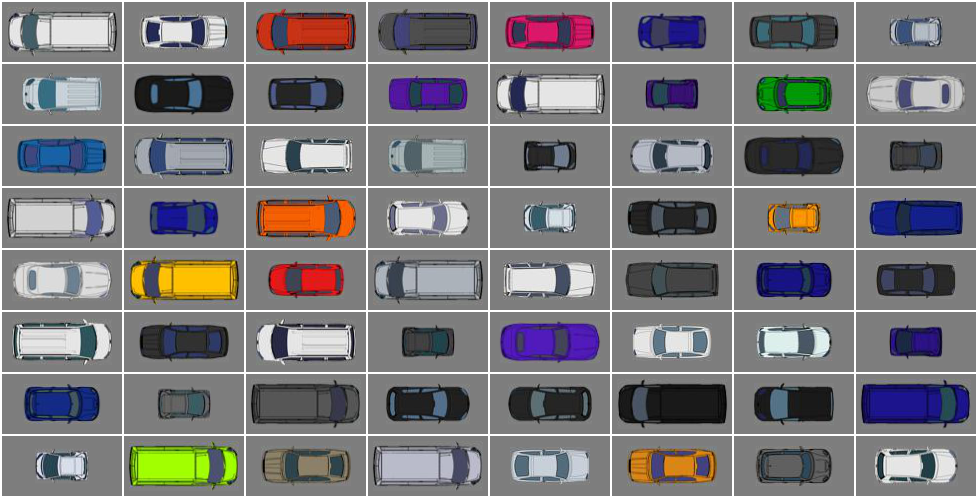
#> input picture figs/artificial_cars_munit.png, 978 x 498 px
$ python grabcut_segmentation.py figs
#> lines starting #> are read from the running program, lines starting #| are printed output that depends on the picture
import os
import argparse

import cv2
import numpy as np
from scipy import ndimage


def mouse_events(event, x, y, flags, param=None):
    global mousepressed, markers, curr, prev, display, delete, img, \
        set_foreground, fb_ground, set_background

    if event == cv2.EVENT_LBUTTONDOWN:
        mousepressed = not mousepressed
        if not mousepressed:
            prev = None

    elif event == cv2.EVENT_MOUSEMOVE and mousepressed:
        if delete:
            cv2.circle(markers, (x, y), 10, 0, -1)
            cv2.circle(fb_ground, (x, y), 10, 0, -1)
        else:
            if set_foreground:
                cv2.circle(fb_ground, (x, y), 10, 1, -1)
            elif set_background:
                cv2.circle(fb_ground, (x, y), 10, 2, -1)
            else:
                curr = (x, y)
                if curr != prev and curr and prev:
                    cv2.line(markers, curr, prev, 255)
                prev = curr

        display = img.copy()

        display[markers == 255] = (0, 255, 0)
        display[fb_ground == 1] = (255, 0, 0)
        display[fb_ground == 2] = (0, 0, 255)

        if delete:
            cv2.putText(display, 'Delete On', (5, 15),
                        cv2.FONT_HERSHEY_SIMPLEX, 0.5, (0, 255, 0), 2)
        elif set_background:
            cv2.putText(display, 'Background On', (5, 15),
                        cv2.FONT_HERSHEY_SIMPLEX, 0.5, (0, 255, 0), 2)
        elif set_foreground:
            cv2.putText(display, 'Foreground On', (5, 15),
                        cv2.FONT_HERSHEY_SIMPLEX, 0.5, (0, 255, 0), 2)


parser = argparse.ArgumentParser()
parser.add_argument("folder", help="folder path")
args = parser.parse_args()

train_folder = args.folder
masks_folder = train_folder + "_mask"
os.makedirs(masks_folder, exist_ok=True)

train_images = os.listdir(train_folder)
masks_images = os.listdir(masks_folder)


for img_name in train_images:
    if img_name in masks_images:
        continue

    curr, prev = None, None
    mousepressed = False
    set_foreground, set_background = False, False
    next_image = False
    delete = False

    print('Image name: ' + img_name)
    img_path = os.path.join(train_folder, img_name)
    img_original = cv2.imread(img_path, 1)
#> img_original is the input picture: shape (498, 978, 3); mean B, G, R 125, 122.6, 123.8
    img = cv2.resize(img_original, (512, 224))
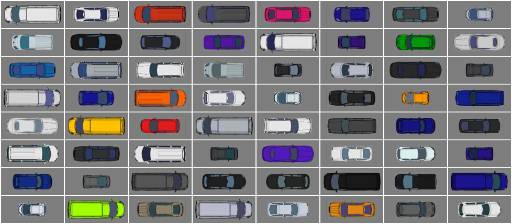
#> img: shape (224, 512, 3); mean B, G, R 125, 122.6, 123.8
    # img = cv2.medianBlur(img, 5)
    r, c = img.shape[:2]
#> r = 224; c = 512

    markers = np.zeros([r, c], dtype=np.uint8)
    fb_ground = np.zeros([r, c], dtype=np.uint8)
    result = np.zeros(img.shape, dtype=np.uint8)
    display = img.copy()
    filter_ = None

    cv2.namedWindow("original")
    cv2.namedWindow('result')
    cv2.setMouseCallback('original', mouse_events)

    while(True):
        cv2.imshow('original', display)
        cv2.imshow('result', result)

        key = cv2.waitKey(20) & 0xff
#> (key Esc is pressed here)
        if key == 27:  # esc
            break

        elif key == 68 or key == 100:  # D / d
            # delete
            delete = not delete
            set_background = False
            set_foreground = False
            mousepressed = False
        elif key == 83 or key == 115:  # S / s
            # segment mask
            mousepressed = False
            set_background = False
            set_foreground = False
            delete = False

            # To lazy to use cv2.findContours
            floodFill = ndimage.binary_fill_holes(markers).astype(np.uint8)
            floodFill[floodFill == 0] = cv2.GC_BGD
            floodFill[floodFill == 1] = cv2.GC_PR_FGD
            floodFill[fb_ground == 1] = cv2.GC_FGD
            floodFill[fb_ground == 2] = cv2.GC_BGD

            cv2.grabCut(img, floodFill, None, None,
                        None, 1, cv2.GC_INIT_WITH_MASK)

            filter_ = np.where((floodFill == 2) | (
                floodFill == 0), 0, 1).astype(np.uint8)
            result = img * filter_[:, :, np.newaxis]
            result[filter_ == 0] = (255, 0, 0)

        elif key == 66 or key == 98:  # b / B
            # set background
            set_background = not set_background
            delete = False
            set_foreground = False
            mousepressed = False

        elif key == 70 or key == 102:  # f / F
            # set foreground
            set_foreground = not set_foreground
            delete = False
            set_background = False
            mousepressed = False

    cv2.destroyAllWindows()
    if not next_image:
#> (the run stopped early here; a loop or call above may not have finished)

$ run again, on figs/artificial_cars_munit_white.png
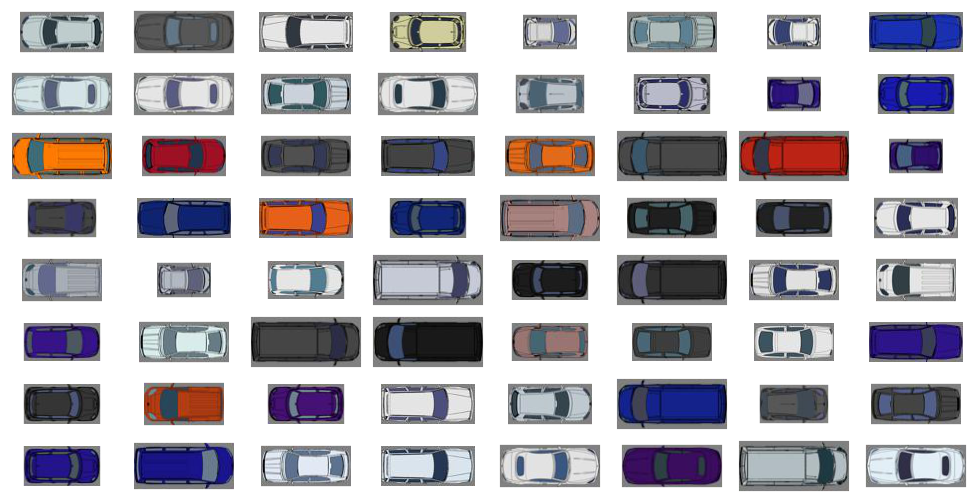
#> input picture figs/artificial_cars_munit_white.png, 978 x 498 px
#> img_original is the input picture: shape (498, 978, 3); mean B, G, R 188.6, 182.7, 185.2
#> `img = cv2.resize(img_original, (512, 224))`:
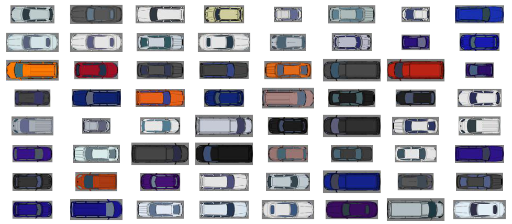
#> img: shape (224, 512, 3); mean B, G, R 188.6, 182.6, 185.1

$ run again, on figs/best_fid_cars.png
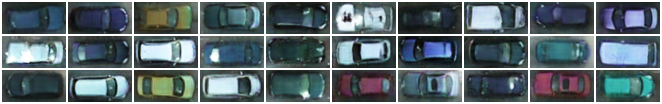
#> input picture figs/best_fid_cars.png, 662 x 104 px
#> img_original is the input picture: shape (104, 662, 3); mean B, G, R 111.6, 107, 93.6
#> `img = cv2.resize(img_original, (512, 224))`:
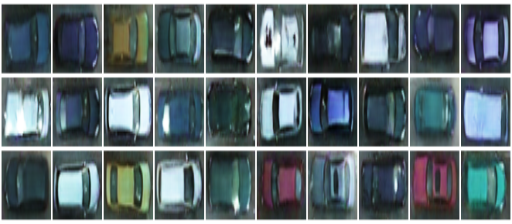
#> img: shape (224, 512, 3); mean B, G, R 111.9, 107.3, 93.9

$ run again, on figs/best_ppl_cars.png
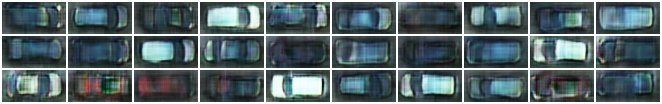
#> input picture figs/best_ppl_cars.png, 662 x 104 px
#> img_original is the input picture: shape (104, 662, 3); mean B, G, R 106.1, 103, 87.3
#> `img = cv2.resize(img_original, (512, 224))`:
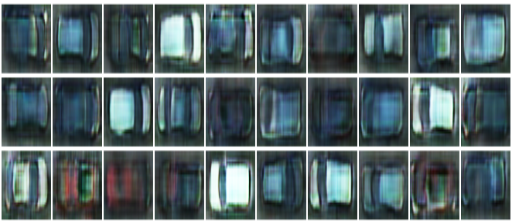
#> img: shape (224, 512, 3); mean B, G, R 106.4, 103.3, 87.6
